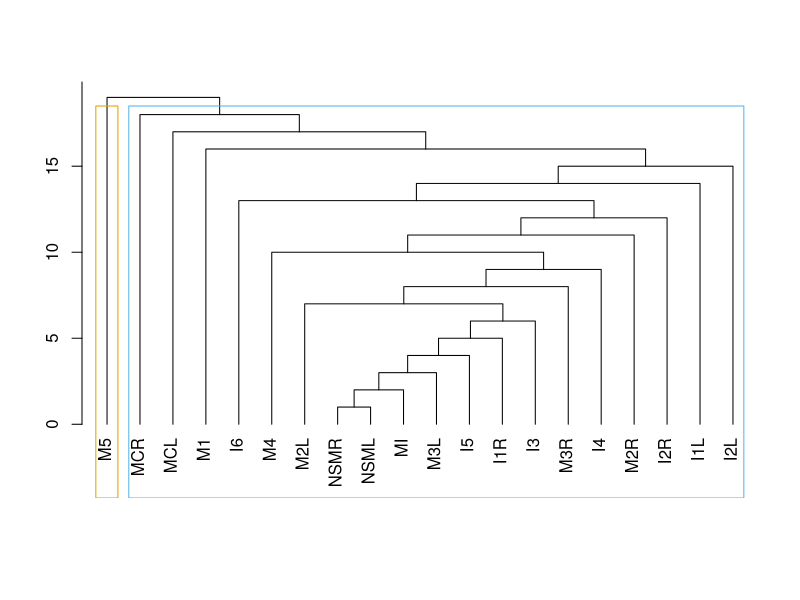
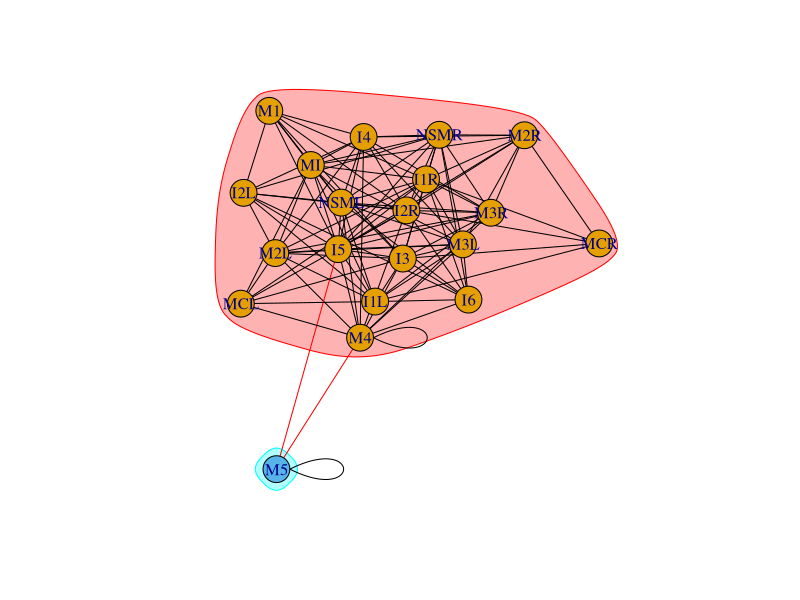
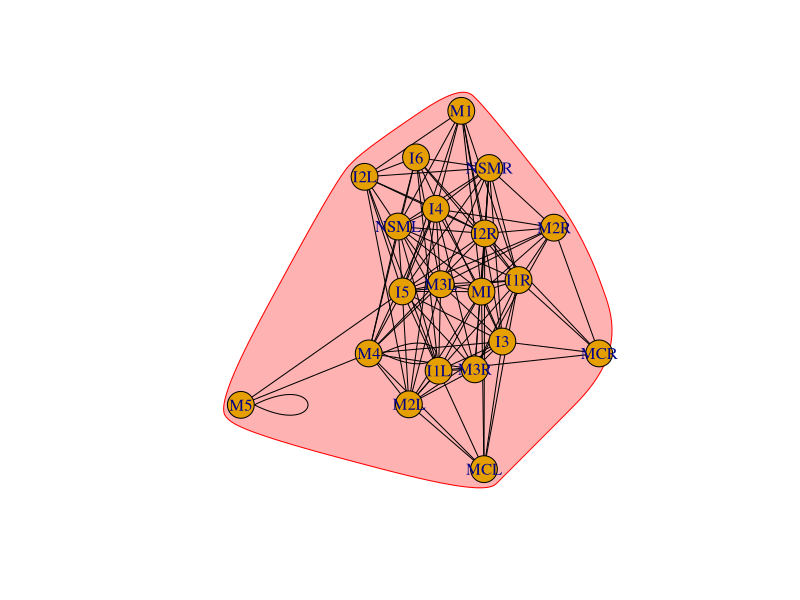
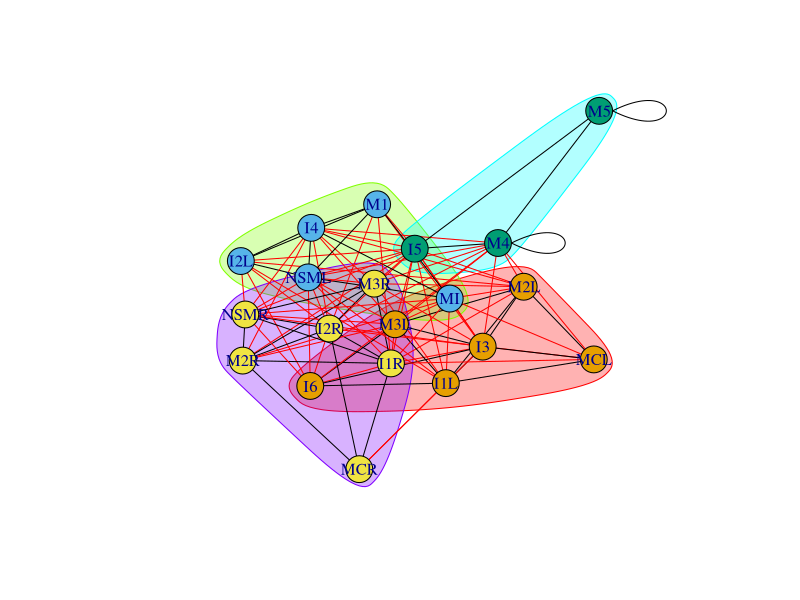
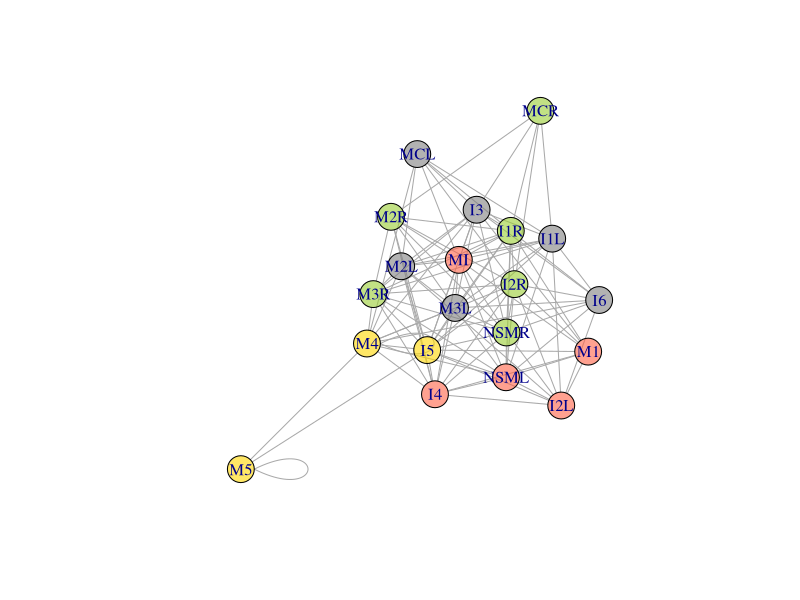
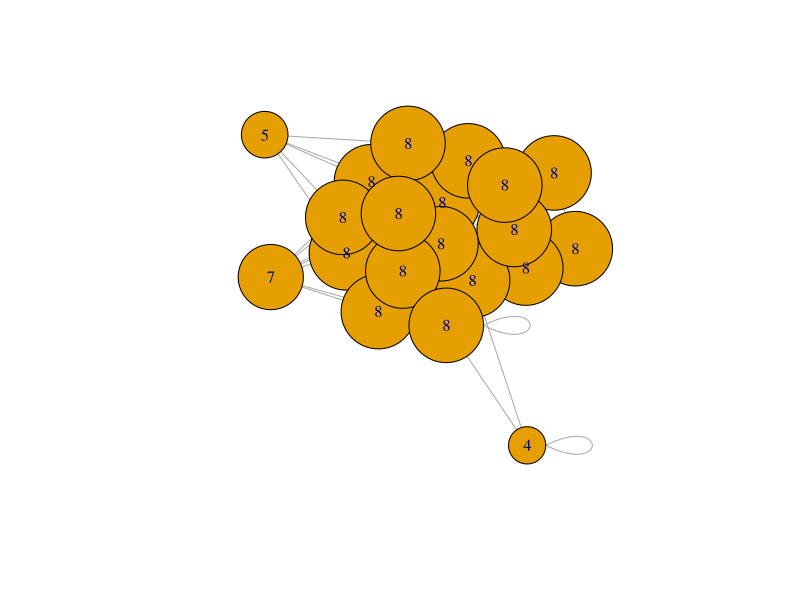
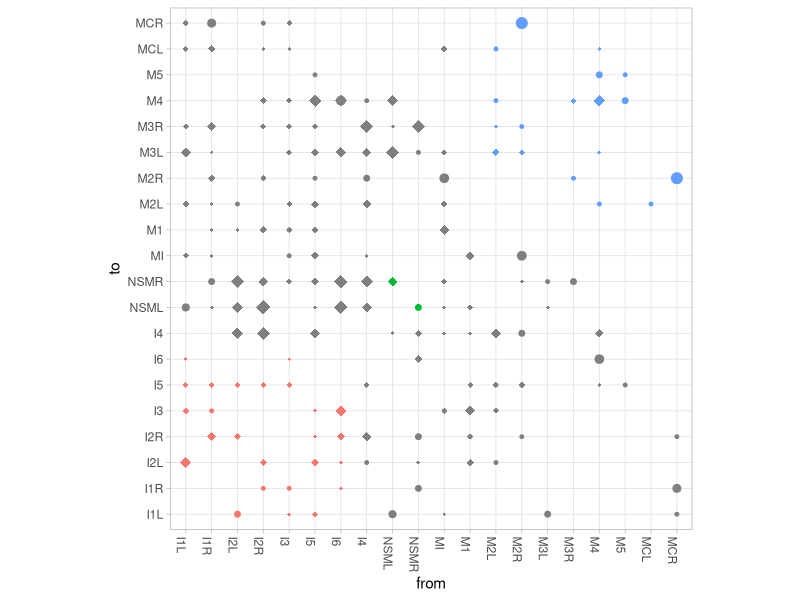
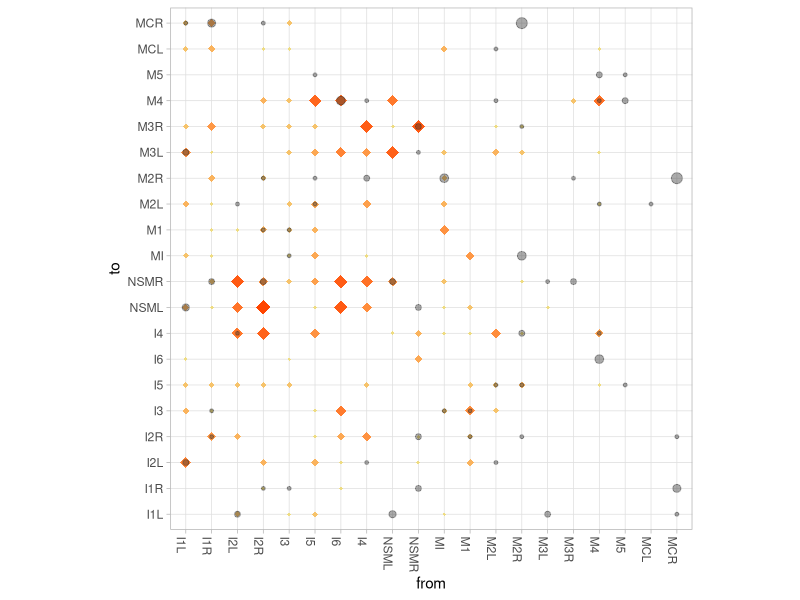

Source code (R) for these figures, in order: (Note: a time limit stopped this script after it produced the figures.)
library(igraph)
library(dplyr)
library(ggplot2)
setwd("~/elegansProject/elegansPharynx/R analysis/Connectivity")

######### Structural connectivity matrices ---------------
# First, prepare network attributes with the entire connectome
original_edgelist <- read.csv("hermPharynx_connections.csv", stringsAsFactors = FALSE)
original_nodelist <- read.csv("1.2cell_typesPharynx.csv", stringsAsFactors = FALSE)


# Create iGraph object and calculate network properties
graph <- graph.data.frame(original_edgelist, directed = TRUE, vertices = original_nodelist)

V(graph)$degree <- degree(graph)
V(graph)$closeness <- centralization.closeness(graph)$res
V(graph)$betweenness <- centralization.betweenness(graph)$res
V(graph)$eigen <- centralization.evcent(graph)$vector

rm (original_edgelist, original_nodelist)


# Generate an undirected graph to calculate communities (add the most appropriate calculation 
# to node as attribute (i.e. V(graph)$community=cfg$membership))
netSimply=as.undirected(graph, mode='collapse',edge.attr.comb=list(weight='sum','ignore'))

   # Based on Edge betweeness (Newman-Girvan)
ceb=cluster_edge_betweenness(netSimply)
dendPlot(ceb, mode = 'hclust')
plot(ceb,netSimply)
    # Based on propagating labels
clp=cluster_label_prop(netSimply)
plot(clp, netSimply)
    # Based on greedy optimization of modularity
cfg=cluster_fast_greedy(netSimply)
plot(cfg, netSimply)
V(netSimply)$community=cfg$membership
colrs <- adjustcolor( c("gray50", "tomato", "gold", "yellowgreen"), alpha=.6)
plot(netSimply, vertex.color=colrs[V(netSimply)$community])
    # K-core decomposition
kc=coreness(netSimply,mode='all')
plot(netSimply,vertex.size=kc*6, vertex.label=kc)

# Choose and add the most appropriate community calculation as attribute. i.e.:
V(graph)$community=cfg$membership

rm(ceb,clp,cfg,colrs,kc, netSimply)

# Generate dataframe for nodes with updated network attributes, and ordered by community
nodes=get.data.frame(graph, what='vertices')
#nodes_ordered = nodes[order(nodes$community),] 
nodes_ordered = nodes[order(nodes$group),] 
all_nodes = nodes_ordered$name

rm (nodes_ordered)

# Prepare plotting with separate graphs for electrical and chemical connections
chemConn = read.csv("hermPharynx_connectionsCHEM.csv", stringsAsFactors = FALSE)
elecConn = read.csv("hermPharynx_connectionsELEC.csv", stringsAsFactors = FALSE)


# Create one iGraph per network
chemGraph = graph.data.frame(chemConn, directed = TRUE, vertices = nodes)
elecGraph = graph.data.frame(elecConn, directed = T, vertices = nodes)

rm(chemConn,elecConn)

# # Determine a community for each edge. If two nodes belong to the same community, label the edge with that community. 
# # If not, the edge community value is 'NA'
# edgesChem = get.data.frame(chemGraph, what = "edges") %>% 
#   inner_join(nodes %>% select(name, community), by = c("from" = "name")) %>%
#   inner_join(nodes %>% select(name, community), by = c("to" = "name")) %>%
#    mutate(comm = ifelse(community.x == community.y, community.x, NA) %>% factor())
# 
# edgesElec = get.data.frame(elecGraph, what = "edges") %>% 
#   inner_join(nodes %>% select(name, community), by = c("from" = "name")) %>%
#   inner_join(nodes %>% select(name, community), by = c("to" = "name")) %>%
#   mutate(comm = ifelse(community.x == community.y, community.x, NA) %>% factor())


# Determine a group for each edge. If two nodes belong to the same cell type group, label the edge with that group. 
# If not, the edge group value is 'NA'
edgesChem = get.data.frame(chemGraph, what = "edges") %>% 
  inner_join(nodes %>% select(name, group), by = c("from" = "name")) %>%
  inner_join(nodes %>% select(name, group), by = c("to" = "name")) %>%
  mutate(group = ifelse(group.x == group.y, group.x, NA) %>% factor())

edgesElec = get.data.frame(elecGraph, what = "edges") %>% 
  inner_join(nodes %>% select(name, group), by = c("from" = "name")) %>%
  inner_join(nodes %>% select(name, group), by = c("to" = "name")) %>%
  mutate(group = ifelse(group.x == group.y, group.x, NA) %>% factor())



# Adjust the 'to' and 'from' factor levels so they are equal
# to this complete list of node names
edgesChem = edgesChem %>% mutate(
  to = factor(to, levels = all_nodes),
  from = factor(from, levels = all_nodes))

edgesElec = edgesElec %>% mutate(
  to = factor(to, levels = all_nodes),
  from = factor(from, levels = all_nodes))


## Create structural adjacency matrix showing communities
ggplot(edgesChem, aes(x = from, y = to, color=group)) +
  geom_point(shape=18, size=edgesChem$logWeight) +
  geom_point(data = edgesElec, aes(x=from, y=to), size=edgesElec$logWeight)+
  theme_light() +
  # Because we need the x and y axis to display every node,
  # not just the nodes that have connections to each other,
  # make sure that ggplot does not drop unused factor levels
  scale_x_discrete(drop = FALSE) +
  scale_y_discrete(drop = FALSE) +
  theme(
    # Rotate the x-axis lables so they are legible
    axis.text.x = element_text(angle = 270, hjust = 0),
    # Force the plot into a square aspect ratio
    aspect.ratio = 1,
    # Hide the legend (optional)
    legend.position = "none")


## Create structural adjacency matrix showing weights*inh/exc 
ggplot(edgesChem, aes(x = from, y = to, color=logWeight)) +
  geom_point(shape=18, size=edgesChem$logWeight) +
  geom_point(data = edgesElec, aes(x=from, y=to), size=edgesElec$logWeight, color='grey17', alpha=0.4)+
  theme_light() +
  # Because we need the x and y axis to display every node,
  # not just the nodes that have connections to each other,
  # make sure that ggplot does not drop unused factor levels
  scale_x_discrete(drop = FALSE) +
  scale_y_discrete(drop = FALSE) +
  scale_colour_gradient(low = 'lightgoldenrod2', high = 'orangered')+
  theme(
    # Rotate the x-axis lables so they are legible
    axis.text.x = element_text(angle = 270, hjust = 0),
    # Force the plot into a square aspect ratio
    aspect.ratio = 1,
    # Hide the legend (optional)
    legend.position = "none")



######### Functional connectivity matrices -----

fConn <- read.csv("fConn1sim.csv", stringsAsFactors = FALSE)

# Create iGraph for functional connectivity data
fGraph = graph.data.frame(fConn, directed = TRUE, vertices = nodes)

# Determine a community for each edge. If two nodes belong to the same community, label the edge with that community. 
# If not, the edge community value is 'NA'
edgesF = get.data.frame(fGraph, what = "edges") %>% 
  inner_join(nodes %>% select(name, community), by = c("from" = "name")) %>%
  inner_join(nodes %>% select(name, community), by = c("to" = "name")) %>%
  mutate(group = ifelse(community.x == community.y, community.x, NA) %>% factor())


# Adjust the 'to' and 'from' factor levels so they are equal
# to this complete list of node names
edgesF = edgesF %>% mutate(
  to = factor(to, levels = all_nodes),
  from = factor(from, levels = all_nodes))

# prepare functional connectivity (just positive) for later
edgesF$connWeightP=pmax(0,edgesF$connWeight)
edgesF$connWxGCP=pmax(0,edgesF$connWxGC)


## Create functional adjacency matrix showing weighted connectivity
ggplot(edgesF, aes(x = from, y = to, color=connWeight)) +
  geom_point(shape=15, size=6) +
  theme_light() +
  # Because we need the x and y axis to display every node,
  # not just the nodes that have connections to each other,
  # make sure that ggplot does not drop unused factor levels
  scale_x_discrete(drop = FALSE) +
  scale_y_discrete(drop = FALSE) +
  scale_colour_gradient2(low = 'aquamarine3', high = 'chocolate1')+
  theme(
    # Rotate the x-axis lables so they are legible
    axis.text.x = element_text(angle = 270, hjust = 0),
    # Force the plot into a square aspect ratio
    aspect.ratio = 1)


## Create functional adjacency matrix showing wighted x GC connectivity 
ggplot(edgesF, aes(x = from, y = to, color=connWxGC)) +
  geom_point(shape=15, size=6) +
  theme_light() +
  # Because we need the x and y axis to display every node,
  # not just the nodes that have connections to each other,
  # make sure that ggplot does not drop unused factor levels
  scale_x_discrete(drop = FALSE) +
  scale_y_discrete(drop = FALSE) +
  scale_colour_gradient2(low = 'aquamarine3', high = 'chocolate1')+
  theme(
    # Rotate the x-axis lables so they are legible
    axis.text.x = element_text(angle = 270, hjust = 0),
    # Force the plot into a square aspect ratio
    aspect.ratio = 1)


######### Functional connectivity matrices (just excitatory connections)

## Create functional adjacency matrix showing Weight Positive connectivity
ggplot(edgesF, aes(x = from, y = to, color='chocolate1')) +
  geom_point(shape=15, size=edgesF$connWeightP/3) +
  theme_light() +
  # Because we need the x and y axis to display every node,
  # not just the nodes that have connections to each other,
  # make sure that ggplot does not drop unused factor levels
  scale_x_discrete(drop = FALSE) +
  scale_y_discrete(drop = FALSE) +
  #scale_colour_gradient2(low = 'aquamarine3', high = 'chocolate1')+
  theme(
    # Rotate the x-axis lables so they are legible
    axis.text.x = element_text(angle = 270, hjust = 0),
    # Force the plot into a square aspect ratio
    aspect.ratio = 1)


## Create functional adjacency matrix showing Weight x GC Positive connectivity 
ggplot(edgesF, aes(x = from, y = to, color='chocolate1')) +
  geom_point(shape=15, size=edgesF$connWxGCP/3) +
  theme_light() +
  # Because we need the x and y axis to display every node,
  # not just the nodes that have connections to each other,
  # make sure that ggplot does not drop unused factor levels
  scale_x_discrete(drop = FALSE) +
  scale_y_discrete(drop = FALSE) +
  #scale_colour_gradient2(low = 'aquamarine3', high = 'chocolate1')+
  theme(
    # Rotate the x-axis lables so they are legible
    axis.text.x = element_text(angle = 270, hjust = 0),
    # Force the plot into a square aspect ratio
    aspect.ratio = 1)



#########  Structural and functional matrices -----

## Structure and Weighted functional 
ggplot() +
  geom_point(data = edgesF, aes(x=from, y=to, color=connWeight), shape=15, size=7) +
  geom_point(data = edgesChem, aes(x=from, y=to), shape=18,size=edgesChem$logWeight, color='darkred')+
  geom_point(data = edgesElec, aes(x=from, y=to), size=edgesElec$logWeight, color='black', alpha=0.5)+
  theme_light() +
  # Because we need the x and y axis to display every node,
  # not just the nodes that have connections to each other,
  # make sure that ggplot does not drop unused factor levels
  scale_x_discrete(drop = FALSE) +
  scale_y_discrete(drop = FALSE) +
  scale_color_gradient2(low = "lightcyan2", mid = "white", high = "chocolate4")+
  theme(
    # Rotate the x-axis lables so they are legible
    axis.text.x = element_text(angle = 270, hjust = 0),
    # Force the plot into a square aspect ratio
    aspect.ratio = 1)

## Structure and weighted x GC
ggplot() +
  geom_point(data = edgesF, aes(x=from,y=to, color=connWxGC), shape=15, size=7) +
  geom_point(data = edgesChem, aes(x=from, y=to), shape=18,size=edgesChem$logWeight, color='darkred')+
  geom_point(data = edgesElec, aes(x=from, y=to), size=edgesElec$logWeight, color='black', alpha=0.5)+
  theme_light() +
  # Because we need the x and y axis to display every node,
  # not just the nodes that have connections to each other,
  # make sure that ggplot does not drop unused factor levels
  scale_x_discrete(drop = FALSE) +
  scale_y_discrete(drop = FALSE) +
  scale_color_gradient2(low = "lightcyan2", mid = "white", high = "chocolate1")+
  theme(
    # Rotate the x-axis lables so they are legible
    axis.text.x = element_text(angle = 270, hjust = 0), 
    # Force the plot into a square aspect ratio
    aspect.ratio = 1)

#####  Plot structural and functional (just excitatory) together
## Structure and weightP
ggplot() +
  geom_point(data = edgesF, aes(x=from,y=to,color=connWeightP),shape=15,size=7) +
  geom_point(data = edgesChem, aes(x=from, y=to), shape=18, size=edgesChem$logWeight, color='darkred')+
  geom_point(data = edgesElec, aes(x=from, y=to), size=edgesElec$logWeight, color='black', alpha=0.5)+
  theme_light() +
  # Because we need the x and y axis to display every node,
  # not just the nodes that have connections to each other,
  # make sure that ggplot does not drop unused factor levels
  scale_x_discrete(drop = FALSE) +
  scale_y_discrete(drop = FALSE) +
  scale_color_gradient(low = 'white', high ='chocolate1')+
  theme(
    # Rotate the x-axis lables so they are legible
    axis.text.x = element_text(angle = 270, hjust = 0),
    # Force the plot into a square aspect ratio
    aspect.ratio = 1)

## Structure and weight x GC
ggplot() +
  geom_point(data = edgesF, aes(x=from,y=to,color=connWxGCP), shape=15, size=7) +
  geom_point(data = edgesChem, aes(x=from, y=to),shape=18, size=edgesChem$logWeight, color='darkred')+
  geom_point(data = edgesElec, aes(x=from, y=to), size=0.7, color=edgesElec$logWeight, alpha=0.5)+
  theme_light() +
  # Because we need the x and y axis to display every node,
  # not just the nodes that have connections to each other,
  # make sure that ggplot does not drop unused factor levels
  scale_x_discrete(drop = FALSE) +
  scale_y_discrete(drop = FALSE) +
  scale_color_gradient(low = 'white', high ='chocolate1')+
  theme(
    # Rotate the x-axis lables so they are legible
    axis.text.x = element_text(angle = 270, hjust = 0),
    # Force the plot into a square aspect ratio
    aspect.ratio = 1)


######### Correlation between Structural and functional weights -----

SFdf=edgesF
SFdf$connPhi=NULL
SFdf$connPsi1=NULL
SFdf$connPsi2=NULL
SFdf$community.x=NULL
SFdf$community.y=NULL
SFdf$group=NULL
SFdf$strucW=NA
SFdf$strucLogW=NA
SFdf$strucWe=NA
SFdf$strucLogWe=NA


for (connf in 1:length(SFdf$from)){
  for (connc in 1:length(edgesChem$from)){
    if (SFdf[connf,]['from']==edgesChem[connc,]['from'] & SFdf[connf,]['to']==edgesChem[connc,]['to']){
      SFdf$strucLogW[connf]=edgesChem$logWeight[connc]
      SFdf$strucW[connf]=edgesChem$Weight[connc]     
    }
  }
  for (conne in 1:length(edgesElec$from)){
    if (SFdf[connf,]['from']==edgesElec[conne,]['from'] & SFdf[connf,]['to']==edgesElec[conne,]['to']){
      SFdf$strucLogWe[connf]=edgesElec$logWeight[conne]
      SFdf$strucWe[connf]=edgesElec$Weight[conne]     
    }
  }
}


## sum up the electrical and chemical connections and see what happends
SFdf[is.na(SFdf)] = 0
SFdf$sumEC=SFdf$strucW+SFdf$strucWe
SFdf$logsumEC=1+log(SFdf$sumEC)
SFdf$logsumEC[SFdf$logsumEC==-Inf]=0


### Plot and lets see..
ggplot(SFdf, aes(logsumEC, connWeight))+
  geom_point()


### how are they correlating
cor.test(SFdf$connWeight, SFdf$logsumEC, method=c("pearson", "kendall", "spearman"))
